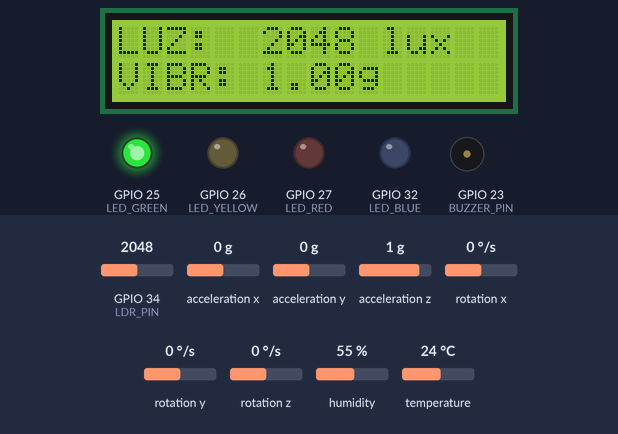
This sketch was run on a simulated ESP32. Shown: 16×2 character LCD, output pins drawn as LEDs (lit = HIGH), buzzer (waves = sounding). The inputs (shaded band) are chosen by the test bench; at power-on: GPIO 34 (LDR_PIN) = 2048, humidity 55 %, acceleration x 0 g, acceleration y 0 g, acceleration z 1 g, rotation x 0 °/s, rotation y 0 °/s, rotation z 0 °/s, temperature 24 °C. What the sketch prints to the serial monitor is not drawn.

Above: at 7.4 s.
7.5 s: GPIO 34 (LDR_PIN) set to 2954
At 15.5 s:
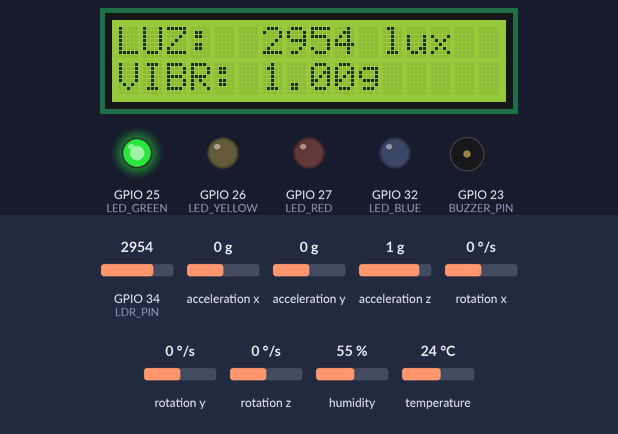
15.6 s: GPIO 34 (LDR_PIN) set to 3055
At 18.5 s:
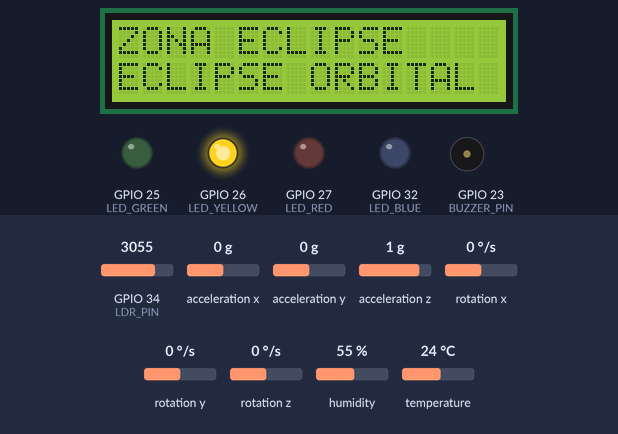
22.7 s: humidity set to 41 %
At 30.6 s:
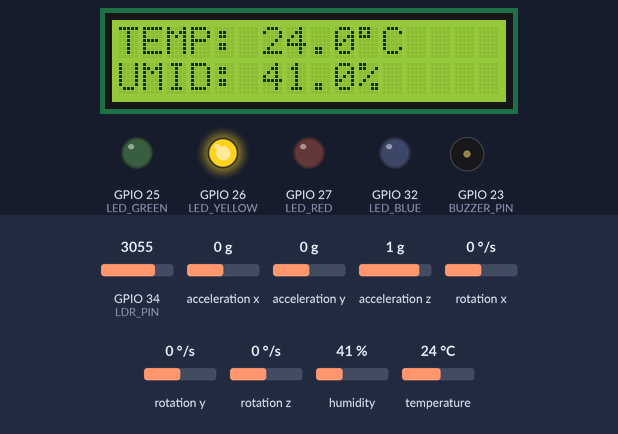
30.8 s: humidity set to 38 %
At 37.1 s:
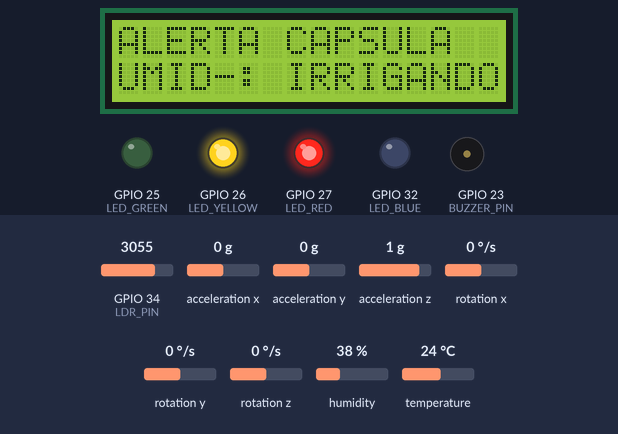
37.7 s: humidity set to 88 %
At 45.6 s:
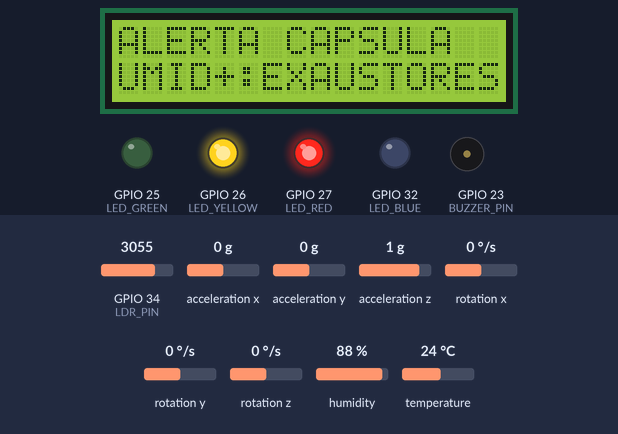
45.8 s: acceleration x set to -1.4 g
At 52.0 s:
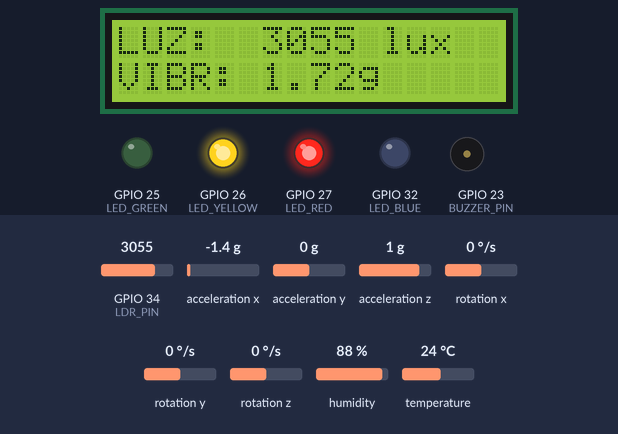
Timing chart, 0 to 53.5 s (numbered marks = the images above; inputs shaded):
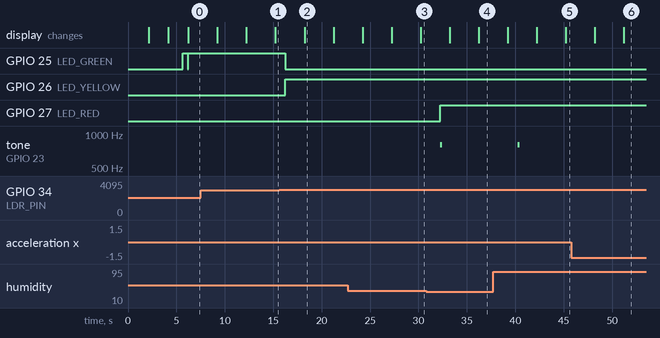

Measured:
- the behaviour switches between 3000 and 3001 on GPIO 34 (LDR_PIN) (found by bisection; images 1 and 2)
- the behaviour switches between 40 and 39 % on humidity (found by bisection; images 3 and 4)
- after the input at 15.6 s, GPIO 25 (LED_GREEN): HIGH → LOW after 0.63 s; GPIO 26 (LED_YELLOW): LOW → HIGH after 0.63 s; the display: changes after 2.6 s (image 2)
- after the input at 30.8 s, GPIO 27 (LED_RED): LOW → HIGH after 1.4 s; tone on GPIO 23 (BUZZER_PIN): silent → 800 Hz after 1.4 s, → silent 0.20 s later; the display: first differs from a run without the input after 5.4 s (image 4)
- after the input at 37.7 s, tone on GPIO 23 (BUZZER_PIN): silent → 800 Hz after 2.5 s, → silent 0.20 s later; the display: first differs from a run without the input after 7.5 s (image 5)
- what the display in image 2 shows lasts 3.0 s, from 18.2 s to 21.2 s

The sketch:

eden_main.ino
```cpp
/*
 * PROJETO E.D.E.N — Ecological Development in Exo-Environments
 * ExoGenesis · FIAP Global Solution 2026
 *
 * Sistema IoT de Monitoramento de Biocápsula Botânica Orbital
 * Hardware: ESP32 + DHT22 + LDR + MPU-6050 + LCD I2C + LEDs + Buzzer
 */

#include <Wire.h>
#include <LiquidCrystal_I2C.h>
#include <DHT.h>
#include <MPU6050.h>

// ─── PINAGEM ────────────────────────────────────────────────────
#define DHT_PIN       4
#define DHT_TYPE      DHT22
#define LDR_PIN       34
#define LED_GREEN     25
#define LED_YELLOW    26
#define LED_RED       27
#define BUZZER_PIN    23
#define LED_BLUE      32

// ─── OBJETOS ────────────────────────────────────────────────────
DHT dht(DHT_PIN, DHT_TYPE);
LiquidCrystal_I2C lcd(0x27, 16, 2);
MPU6050 mpu;

// ─── FASES DA MISSÃO ────────────────────────────────────────────
enum MissionPhase {
  PHASE_NOMINAL,    // Missão nominal — condições ideais de suporte à vida
  PHASE_ECLIPSE,    // Zona de eclipse — aguardando passagem
  PHASE_STRESS,     // Alerta — sistema corrigindo condições da cápsula
  PHASE_REENTRY     // Crítico — sistemas falharam, evacuação necessária
};

MissionPhase currentPhase = PHASE_NOMINAL;
String phaseNames[] = {"MISSAO NOMINAL", "ZONA ECLIPSE", "ALERTA CAPSULA", "EVACUANDO!!!"};

// ─── THRESHOLDS POR FASE ────────────────────────────────────────
// [NOMINAL, ECLIPSE, STRESS, REENTRY]
float tempMax[]   = {35.0, 25.0, 60.0, 80.0};  // °C — limite superior
float tempMin[]   = {10.0,  0.0,  0.0, -5.0};  // °C — limite inferior (estresse < 0, reentrada < -5)
float humMax[]    = {70.0, 75.0, 85.0, 90.0};  // % — umidade máxima (acima = risco de fungos)
float humMin[]    = {40.0, 35.0, 40.0, 10.0};  // % — umidade mínima (estresse < 40%, reentrada < 10%)
// LDR no Wokwi: valor BAIXO = muita luz | valor ALTO = escuro
// Range real: ~0 (luz máxima) a ~4095 (escuridão total)
// Eclipse só ocorre com luz bastante reduzida
int   ldrMax[]    = {1500, 3000, 3800, 4000};   // acima desse valor = escuro demais p/ a fase
float vibrMax[]   = {1.5,   1.0,  2.5,  3.4};  // g — aceleração máxima (Wokwi max ~3.46g)

// ─── VARIÁVEIS GLOBAIS ──────────────────────────────────────────
float temperature = 0;
float humidity    = 0;
int   ldrValue    = 0;
float vibration   = 0;
bool  alertActive = false;
String alertCause = "";   // causa do alerta atual
bool   stressBeepDone = false;  // garante bip único no estresse
bool   thrusterState  = false;  // estado atual do LED azul (pisca na reentrada)
unsigned long lastThruster = 0; // controle do pisca do propulsor
String lastAlertCause = "";     // detecta mudança de causa
int   displayPage = 0;       // alterna páginas do LCD
unsigned long lastPageSwitch  = 0;
unsigned long lastPhaseCheck  = 0;
unsigned long lastBuzzerBeep  = 0;
unsigned long missionStart    = 0;
int   readingCount = 0;

// ─── SETUP ──────────────────────────────────────────────────────
void setup() {
  Serial.begin(115200);
  Wire.begin(21, 22);

  // Inicializa sensores
  dht.begin();
  mpu.initialize();

  // Inicializa LCD
  lcd.init();
  lcd.backlight();

  // Inicializa pinos
  pinMode(LED_GREEN,  OUTPUT);
  pinMode(LED_YELLOW, OUTPUT);
  pinMode(LED_RED,    OUTPUT);
  pinMode(BUZZER_PIN, OUTPUT);
  pinMode(LED_BLUE,   OUTPUT);
  pinMode(LDR_PIN,    INPUT);

  missionStart = millis();

  // Tela de boot
  bootScreen();

  // Log inicial no Serial
  Serial.println("╔══════════════════════════════════════╗");
  Serial.println("║   PROJETO E.D.E.N — MISSION CONTROL  ║");
  Serial.println("║   ExoGenesis · FIAP GS 2026           ║");
  Serial.println("╚══════════════════════════════════════╝");
  Serial.println("> [E.D.E.N OS v1.0] SISTEMA INICIALIZADO");
  Serial.println("> Biocapsula botanica em missao nominal.");
  Serial.println("> Aguardando telemetria...");
  Serial.println("─────────────────────────────────────────");
}

// ─── LOOP ───────────────────────────────────────────────────────
void loop() {
  unsigned long now = millis();

  // Lê sensores a cada 2s
  if (now - lastPhaseCheck >= 2000) {
    lastPhaseCheck = now;
    readingCount++;

    readSensors();
    evaluatePhase();
    updateLEDs();
    logToSerial();
  }

  // Alterna página do LCD a cada 3s
  if (now - lastPageSwitch >= 3000) {
    lastPageSwitch = now;
    displayPage = (displayPage + 1) % 3;
    updateLCD();
  }

  // Buzzer: 1 bip único no estresse, contínuo na reentrada
  if (currentPhase == PHASE_REENTRY) {
    // Bip contínuo na reentrada
    if (now - lastBuzzerBeep >= 400) {
      lastBuzzerBeep = now;
      tone(BUZZER_PIN, 1500, 300);
    }
    // LED azul piscando — propulsor ativado
    if (now - lastThruster >= 300) {
      lastThruster  = now;
      thrusterState = !thrusterState;
      digitalWrite(LED_BLUE, thrusterState);
    }
  } else {
    // Fora da reentrada — propulsor desligado
    digitalWrite(LED_BLUE, LOW);
    thrusterState = false;
    if (currentPhase == PHASE_STRESS && !stressBeepDone) {
      // 1 bip único ao entrar no estresse
      tone(BUZZER_PIN, 800, 200);
      stressBeepDone = true;
    }
  }
}

// ─── LÊ SENSORES ────────────────────────────────────────────────
void readSensors() {
  // DHT22
  float t = dht.readTemperature();
  float h = dht.readHumidity();
  if (!isnan(t)) temperature = t;
  if (!isnan(h)) humidity    = h;

  // LDR
  ldrValue = analogRead(LDR_PIN);

  // MPU-6050 — calcula magnitude da aceleração
  int16_t ax, ay, az, gx, gy, gz;
  mpu.getMotion6(&ax, &ay, &az, &gx, &gy, &gz);
  float ax_g = ax / 16384.0;
  float ay_g = ay / 16384.0;
  float az_g = az / 16384.0;
  vibration = sqrt(ax_g*ax_g + ay_g*ay_g + az_g*az_g);
}

// ─── AVALIA FASE DA MISSÃO ───────────────────────────────────────
void evaluatePhase() {
  alertActive = false;

  bool tempCritical = (temperature > tempMax[PHASE_REENTRY]) ||
                      (temperature < tempMin[PHASE_REENTRY]);
  bool vibrCritical = (vibration > vibrMax[PHASE_REENTRY]);
  bool humCritical  = (humidity  > humMax[PHASE_REENTRY])  ||
                      (humidity  < humMin[PHASE_REENTRY]);
  bool ldrCritical  = (ldrValue  > ldrMax[PHASE_REENTRY]);

  // EVACUAÇÃO: atuadores falharam — condições letais para a planta
  if (tempCritical || vibrCritical || humCritical || ldrCritical) {
    if (tempCritical) {
      alertCause = temperature > tempMax[PHASE_REENTRY] ? "FALHA TERMICA" : "CONGELAMENTO";
    } else if (vibrCritical) {
      alertCause = "DANO ESTRUTURAL";
    } else if (humCritical) {
      alertCause = "COLAPSO HIDRICO";
    } else {
      alertCause = "FALHA ENERGETICA";
    }
    if (currentPhase != PHASE_REENTRY) {
      currentPhase = PHASE_REENTRY;
      alertActive  = true;
      reentryAlert();
    }
    return;
  }

  // ALERTA: sistema de suporte falhou — IA ativa atuadores para corrigir
  bool tempHigh = temperature > tempMax[PHASE_STRESS];
  bool tempLow  = temperature < tempMin[PHASE_STRESS];
  bool vibrHigh = vibration   > vibrMax[PHASE_STRESS];
  bool humHigh  = humidity    > humMax[PHASE_STRESS];
  bool humLow   = humidity    < humMin[PHASE_STRESS];
  bool ldrHigh  = ldrValue    > ldrMax[PHASE_STRESS];

  bool inStress = tempHigh || tempLow || vibrHigh || humHigh || humLow || ldrHigh;

  if (inStress) {
    // Define mensagem do atuador correspondente
    if (tempHigh)       alertCause = "TEMP+:RESFRIANDO";
    else if (tempLow)   alertCause = "TEMP-: AQUECENDO";
    else if (humHigh)   alertCause = "UMID+:EXAUSTORES";
    else if (humLow)    alertCause = "UMID-: IRRIGANDO";
    else if (vibrHigh)  alertCause = "VIBR: ESTABILIZ.";
    else if (ldrHigh)   alertCause = "ECLIPSE: REPOUSO";
    // Reseta bip se a causa mudou
    if (alertCause != lastAlertCause) {
      stressBeepDone = false;
      lastAlertCause = alertCause;
    }
    currentPhase = PHASE_STRESS;
    alertActive  = true;
    return;
  }

  // ECLIPSE: luz reduzida — aguardando passagem
  if (ldrValue > ldrMax[PHASE_ECLIPSE]) {
    alertCause     = "ECLIPSE ORBITAL";
    stressBeepDone = false;
    lastAlertCause = "";
    currentPhase   = PHASE_ECLIPSE;
    return;
  }

  // NOMINAL: tudo dentro do esperado
  alertCause     = "";
  stressBeepDone = false;
  lastAlertCause = "";
  currentPhase   = PHASE_NOMINAL;
}

// ─── ATUALIZA LEDs ───────────────────────────────────────────────
void updateLEDs() {
  digitalWrite(LED_GREEN,  LOW);
  digitalWrite(LED_YELLOW, LOW);
  digitalWrite(LED_RED,    LOW);

  switch (currentPhase) {
    case PHASE_NOMINAL:
      digitalWrite(LED_GREEN, HIGH);
      break;
    case PHASE_ECLIPSE:
      digitalWrite(LED_YELLOW, HIGH);
      break;
    case PHASE_STRESS:
      digitalWrite(LED_YELLOW, HIGH);
      digitalWrite(LED_RED,    HIGH);
      break;
    case PHASE_REENTRY:
      digitalWrite(LED_RED, HIGH);
      break;
  }
}

// ─── ATUALIZA LCD ───────────────────────────────────────────────
void updateLCD() {
  lcd.clear();
  switch (displayPage) {

    case 0: // Página 1: Temperatura e Umidade
      lcd.setCursor(0, 0);
      lcd.print("TEMP: ");
      lcd.print(temperature, 1);
      lcd.print((char)223); // símbolo °
      lcd.print("C");
      lcd.setCursor(0, 1);
      lcd.print("UMID: ");
      lcd.print(humidity, 1);
      lcd.print("%");
      break;

    case 1: // Página 2: Luminosidade e Vibração
      lcd.setCursor(0, 0);
      lcd.print("LUZ:  ");
      lcd.print(ldrValue);
      lcd.print(" lux");
      lcd.setCursor(0, 1);
      lcd.print("VIBR: ");
      lcd.print(vibration, 2);
      lcd.print("g");
      break;

    case 2: // Página 3: Fase da Missão + ação da IA
      lcd.setCursor(0, 0);
      lcd.print(phaseNames[currentPhase]);
      lcd.setCursor(0, 1);
      if (alertCause != "") {
        lcd.print(alertCause);
      } else {
        lcd.print("SISTEMAS OK");
      }
      break;
  }
}

// ─── ALERTA DE REENTRADA ─────────────────────────────────────────
void reentryAlert() {
  lcd.clear();
  lcd.setCursor(0, 0);
  // Linha 1: causa específica
  lcd.print(alertCause);
  lcd.setCursor(0, 1);
  // Linha 2: ação
  if (alertCause == "DANO ESTRUTURAL" || alertCause == "FALHA ENERGETICA") {
    lcd.print("EVACUANDO!");
  } else {
    lcd.print("REENTRADA INIC.");
  }

  // Buzzer contínuo gerenciado no loop principal

  Serial.println("╔══════════════════════════════════════╗");
  Serial.println("║  !! PROTOCOLO DE REENTRADA ATIVADO !! ║");
  Serial.print  ("║  CAUSA: ");
  Serial.println(alertCause);
  Serial.println("║  Capscula iniciando retorno a Terra.  ║");
  Serial.println("╚══════════════════════════════════════╝");
}

// ─── LOG SERIAL ──────────────────────────────────────────────────
void logToSerial() {
  unsigned long elapsed = (millis() - missionStart) / 1000;

  Serial.print("> [T+");
  if (elapsed < 3600) {
    Serial.print(elapsed / 60);
    Serial.print("m");
    Serial.print(elapsed % 60);
    Serial.print("s] ");
  } else {
    Serial.print(elapsed / 3600);
    Serial.print("h] ");
  }

  Serial.print("TEMP=");
  Serial.print(temperature, 1);
  Serial.print("C | UMID=");
  Serial.print(humidity, 1);
  Serial.print("% | LUZ=");
  Serial.print(ldrValue);
  Serial.print(" | VIBR=");
  Serial.print(vibration, 2);
  Serial.print("g | FASE=");
  Serial.print(phaseNames[currentPhase]);

  if (alertActive) {
    Serial.print(" [!!! ALERTA !!!");
    if (temperature > tempMax[PHASE_STRESS] || temperature < tempMin[PHASE_STRESS])
      Serial.print(" TEMP");
    if (humidity > humMax[PHASE_STRESS] || humidity < humMin[PHASE_STRESS])
      Serial.print(" UMID");
    if (vibration > vibrMax[PHASE_STRESS])
      Serial.print(" VIBR");
    Serial.print("]");
  }
  Serial.println();
}

// ─── TELA DE BOOT ────────────────────────────────────────────────
void bootScreen() {
  lcd.clear();
  lcd.setCursor(2, 0);
  lcd.print("PROJ. E.D.E.N");
  lcd.setCursor(1, 1);
  lcd.print("Inicializando...");
  delay(2000);

  lcd.clear();
  lcd.setCursor(0, 0);
  lcd.print("ExoGenesis 2026");
  lcd.setCursor(0, 1);
  lcd.print("FIAP Global Sol.");
  delay(2000);

  lcd.clear();
  lcd.setCursor(0, 0);
  lcd.print("Sistema OK!");
  lcd.setCursor(0, 1);
  lcd.print("Missao iniciada!");
  delay(1500);

  // LED verde acende no boot
  digitalWrite(LED_GREEN, HIGH);
  delay(500);
  digitalWrite(LED_GREEN, LOW);
}
```
